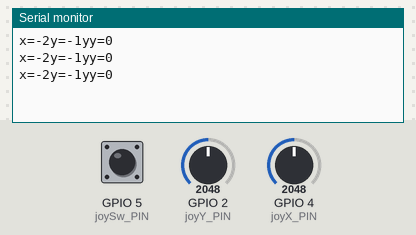
This sketch was run on a simulated ESP32. On the bench: the last lines printed to the serial monitor. The inputs (shaded band) are chosen by the test bench; at power-on: GPIO 5 (joySw_PIN) HIGH, GPIO 2 (joyY_PIN) = 2048, GPIO 4 (joyX_PIN) = 2048. USB keyboard and mouse output is not drawn.

Above: at 1.5 s.
1.6 s: GPIO 5 (joySw_PIN) pulled LOW for 0.15 s
At 1.74 s:
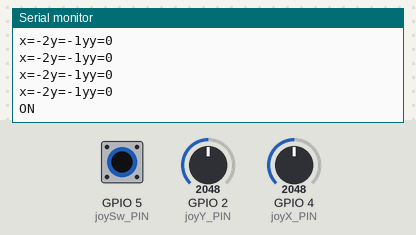
3.2 s: GPIO 2 (joyY_PIN) set to 2866
At 3.53 s:
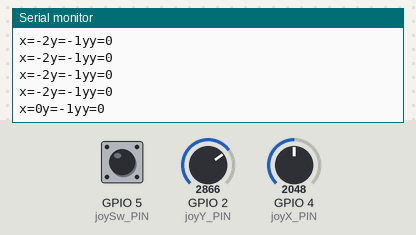
4.7 s: GPIO 4 (joyX_PIN) set to 2866
At 4.74 s:
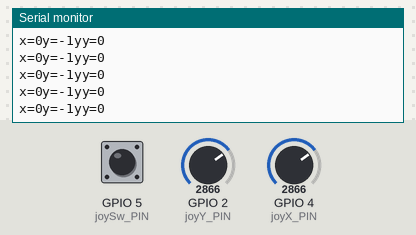
6.2 s: GPIO 2 (joyY_PIN) set to 3603
At 6.25 s:
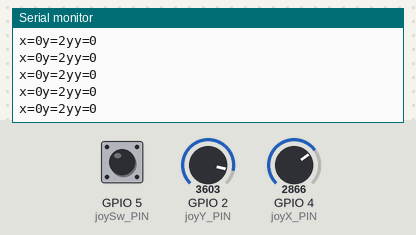
7.7 s: GPIO 4 (joyX_PIN) set to 3603
At 7.76 s:
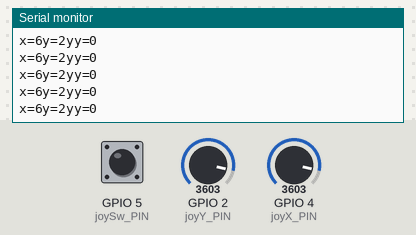
Timing chart, 0 to 10.2 s (numbered marks = the images above; inputs shaded):
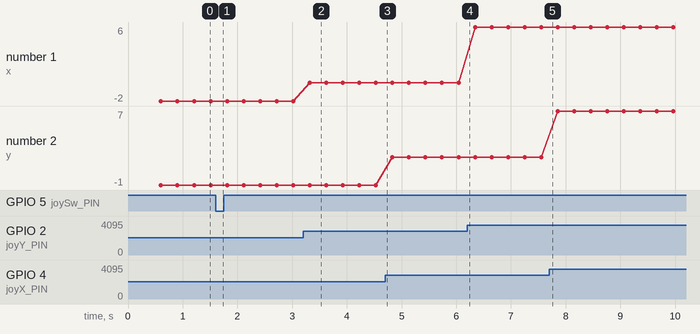

The sketch:

mouse.ino
```cpp
#include <BleMouse.h>
#define joyX_PIN  4    // X軸(横軸)
#define joyY_PIN  2    // 7軸(縦軸)
#define joySw_PIN 5    // スイッチ
int xx = 0, yy = 0, sww = 0;
int posX = 90, posY, center = 0;
int input;
int count = 0;
BleMouse bleMouse("esp32 mouse");
void setup() {
  Serial.begin(115200);
  pinMode(joyX_PIN, INPUT);
  pinMode(joyY_PIN, INPUT);
  pinMode(joySw_PIN, INPUT_PULLUP);
  bleMouse.begin();
  delay(300);
}

void loop() {
  int joyX  = analogRead(joyX_PIN);
  int joyY  = analogRead(joyY_PIN);
  int joySw = digitalRead(joySw_PIN);
  if (bleMouse.isConnected()) {
    if (joySw == 1) {    // スイッチを離したとき
      if (sww == 1) {
        bleMouse.release();
        sww = 0;
        Serial.println("ON");
      }
    } else if (sww == 0) {    // スイッチを押したとき
      bleMouse.press();
      sww = 1;
      Serial.println("ON");
    }
    int x, y, centerX = 2340, centerY = 2754;
    int threshold = 200;    // 個体差を吸収するために閾値を用意する
    x             = joyX - centerX;
    y             = joyY - centerY;
    if (x > threshold || y > threshold || x < -threshold || y < -threshold) {
      if (joyX > centerX) {
        y = map(joyX, centerX, 4095, 0, 10);

      } else {
        y = map(joyX, centerX, 0, 0, -10);
      }
      y = joyX > centerX ? map(joyX, centerX, 4095, 0, 10) : map(joyX, centerX, 0, 0, -10);
      x = joyY > centerY ? map(joyY, centerY, 4095, 0, 10) : map(joyY, centerY, 0, 0, -10);
      if (y < 8 && y > -8 || y > 0 && yy < 0 || y < 0 && yy > 0) {
        yy = 0;
      } else {
        yy += (y > 8 && yy >= 0 && yy < 150) - (y < 8 && yy <= 0 && yy > -150);
      }
      if (x < 8 && x > -8 || x > 0 && xx < 0 || x < 0 && xx > 0) {
        xx = 0;
      } else {
        xx += ((x > 8 && xx >= 0 && xx < 150) - (x < 8 && xx <= 0 && xx > -150)) * 2;
      }
      bleMouse.move(x + xx, y + yy, 0);
      if (count > 5) {
        count = 0;
        Serial.println("x=" + String(x) + "y=" + String(y) + "yy=" + String(yy));
      }
      count++;
    }
  }
  delay(50);
}
```

Measured:
- after the input at 1.6 s, the serial monitor: prints a new line at once (image 1)
- after the input at 3.2 s, the serial monitor: prints a new line after 0.12 s (image 2)
- plotted number 1: 0 → 6 after the input at 6.2 s
- plotted number 2: -1 → 2 after the input at 4.7 s, 2 → 7 after the input at 7.7 s
